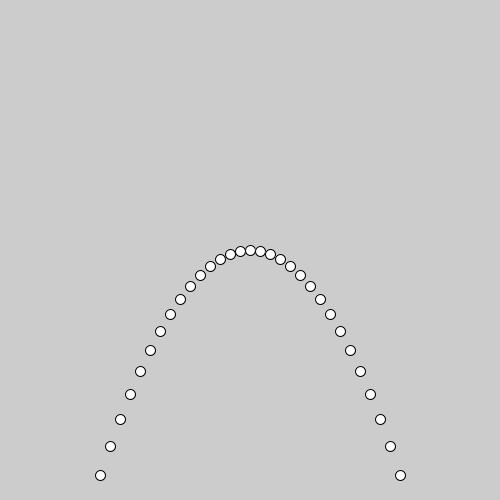
Frame 1 (no input)
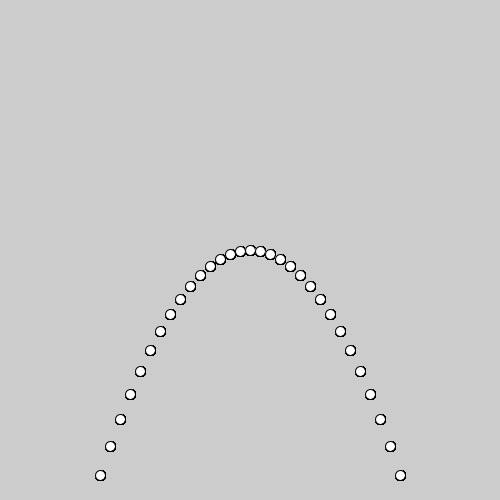
Frame 60 (the mouse pressed at the canvas centre just before this capture)
Frame 120 (the mouse held since frame 60 and released just before this capture): identical to frame 60, image omitted

The Processing sketch that drew these frames (run headless with seeded random() and noise(); from frame 60 on, the mouse is pressed at the canvas centre):

// Processing sketch: parabola
// ── parabola.pde
void parabola(){
  for(int x=-30; x<31; x++){
    float y = pow(x,2);
    circle(x * 10, y, 10);
  }
}

void setup(){
  size(500, 500);
}

void draw(){
  translate(width/2, height/2);
 parabola(); 
}
